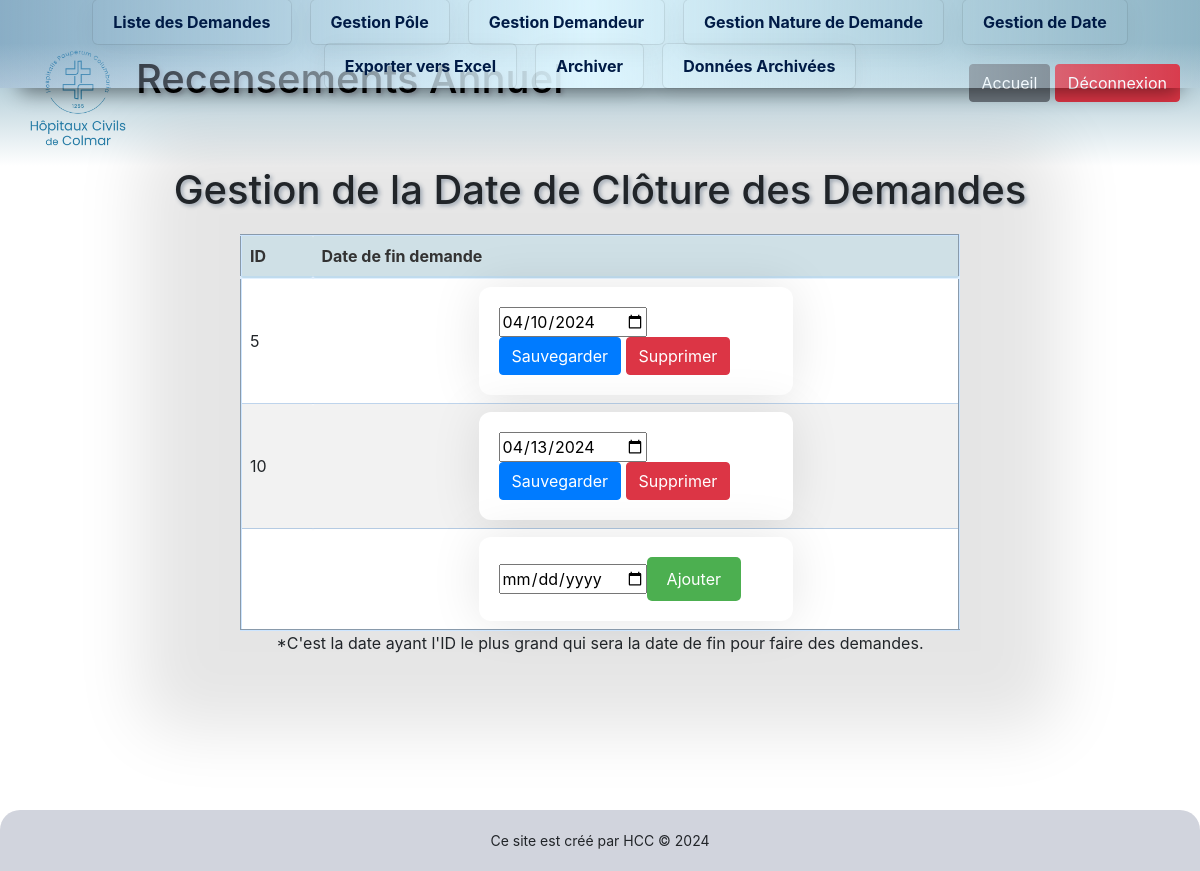
The app's page /dateD.php (signed in) with its own data.
### tables this page shows
CREATE TABLE `dated` (
  `id` int(11) NOT NULL,
  `dateD` date DEFAULT NULL
);

### dateD.php (the view, shortened to what this page needs)
<!DOCTYPE html>
<html lang="fr">
<head>
    <link rel="stylesheet" type="text/css" href="style/styl.css">
    <link rel="stylesheet" href="https://cdn.jsdelivr.net/npm/bootstrap@4.1.3/dist/css/bootstrap.min.css">
</head>
<body>
<?php
include(__DIR__ . "/style/header.php");
include(__DIR__ . "/style/footer.php");
include(__DIR__ . "/style/nav.php");
echo'<h1>Gestion de la Date de Clôture des Demandes</h1>';
$conn = connexionPDO();
$sql = "SELECT id, dateD FROM dated";
$result = $conn->query($sql);
if ($result->rowCount() > 0 && $result !== false) {
    echo '<table class ="nature-table">';
    echo '<tr>';
    echo '<th>ID</th>';
    echo '<th>Date de fin demande</th>';
    echo '</tr>';
    while ($row = $result->fetch(PDO::FETCH_ASSOC)) {
        echo '<tr>';
        echo '<td>' . htmlspecialchars($row['id']) . '</td>';
        echo '<td>';
        echo '<form class="nature-form" method="post" action="' . $_SERVER['PHP_SELF'] . '">';
        echo '<input type="date" name="nouvelle_dated" value="' . htmlspecialchars($row['dateD']) . '"></br>';
        echo '<button type="submit" class="btn btn-primary" name="action" value="modifier">Sauvegarder</button> ';
        echo '<button type="submit" class="btn btn-danger" name="action" value="supprimer">Supprimer</button>';
        echo '</form>';
        echo '</td>';
        echo '</tr>';
    }
    echo '<tr>';
    echo '<td></td>';
    echo '<td>';
    echo '<form class="natureForm" method="post" action="' . $_SERVER['PHP_SELF'] . '">';
    echo '<input type="date" name="nouvelle_dated" placeholder="Nouvelle dated de demande" required>';
    echo '<input type="submit" value="Ajouter">';
    echo '</form>';
    echo '</td>';
    echo '</tr>';
    echo '</table>';
} else {
    echo '<p>Aucune dated de demande trouvé.</p>';
    echo '<form class="natureForm" method="post" action="' . $_SERVER['PHP_SELF'] . '">';
    echo '<input type="date" name="nouvelle_dated" placeholder="Nouvelle dated de demande" required>';
    echo '<input type="submit" value="Ajouter">';
    echo '</form>';
}
echo"<p>*C'est la date ayant l'ID le plus grand qui sera la date de fin pour faire des demandes.</p>";
?>
<div class="espaceVide"></div>
</body>
</html>

### style/styl.css (style rules this page uses)
h1 { color: rgb(1, 0, 35); text-shadow: 2px 2px 4px #959facf3; text-align: center; font-family: "Montreal TS Regular", Times, serif; }
table { margin: auto; width: 90%; margin-top: 20px; background-color: #f8f9fa; border: 2px groove #cce5ff; border-radius: 10px; box-shadow: 0px 0px 66px 100px rgba(0, 0, 0, 0.1); }
tr:nth-child(odd) { background-color: #f2f2f2; }
tr:nth-child(even) { background-color: #ffffff; }
th, td { padding: 8px; text-align: left; border-bottom: 1px solid #0057b341; border-radius: 2px; }
th { background-color: #91b7c6; font-weight: bold; color: #333; background-color: #cfe0e6; border-bottom: 3px solid #96cbff47; border-radius: 3px; text-align: center; }
.btn { display: inline-block; padding: 8px 12px; background-color: #2a91ff; color: #fff; text-decoration: none; border-radius: 4px; transition: background-color 0.01s; }
body, html { font-family: Arial, sans-serif; background-color: #f2f2f2; }
form { width: 50%; margin: 0 auto; padding: 20px; background-color: #fff; border-radius: 12px; box-shadow: 0 0 50px rgba(0, 0, 0, 0.1); }
input[type="submit"] { background-color: #4caf50; color: white; padding: 10px 20px; border: none; border-radius: 5px; cursor: pointer; }
p { margin-bottom: 20px; text-align: center; }
button, a { padding: 10px 20px; border: none; border-radius: 5px; cursor: pointer; text-decoration: none; }
button { background-color: #dc3545; color: white; margin-right: 10px; }
.espaceVide { height: 200px; }

### dateD.php (style rules this page uses)
.nature-table { width: 60%; }

### records on screen
dated: id "5", nouvelle_dated "04/10/2024"
dated: id "10", nouvelle_dated "04/13/2024"
